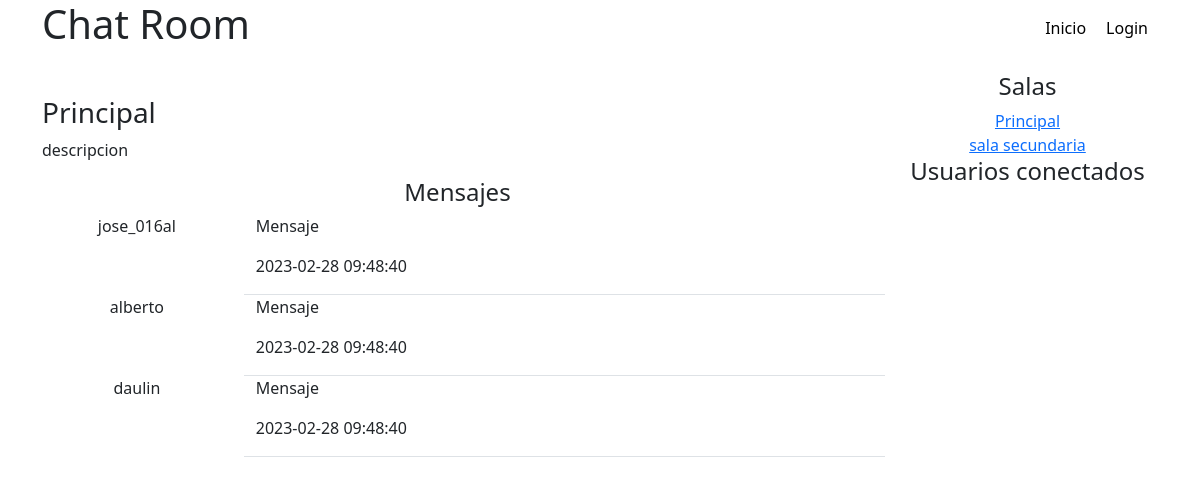
The page / on the database its author committed.
### tables this page shows
CREATE TABLE salas (
    id INT AUTO_INCREMENT NOT NULL PRIMARY KEY,
    name VARCHAR (50) UNIQUE,
    descripcion TEXT
);

CREATE TABLE mensajes (
    id INT AUTO_INCREMENT NOT NULL PRIMARY KEY,
    user INT NOT NULL,
    mensaje TEXT NOT NULL,
    imagen VARCHAR(50),
    fecha DATETIME,
    mostrar INT NOT NULL,
    sala INT NOT NULL default 1,
    FOREIGN KEY (user) REFERENCES users(id),
    FOREIGN key (sala) references salas(id)
);

CREATE TABLE users (
    id INT AUTO_INCREMENT NOT NULL PRIMARY KEY,
    user VARCHAR(25) NOT NULL,
    password VARCHAR(255) NOT NULL,
    rol INT NOT NULL,
    conectado INT NOT NULL,
    sala int not null default 1,
    ultimaConexion INT not null default 0,
    FOREIGN key (sala) references salas(id)
);

### controllers/mainController.php (called while the page is built, shortened)
<?php
require_once("models/UserModel.php");
require_once("models/UserRepository.php");
require_once("models/MensajesModel.php");
require_once("models/MensajesRepository.php");
require_once("models/SalaModel.php");
require_once("models/SalaRepository.php");
if (isset($_GET['sala']))
{
    $sala = $_GET['sala'];
    userRepository::ultimaConexion($_SESSION['user']->getId());
}
else
    $sala = 1;
$idsala = SalaRepository::getSalaById($sala);
$mensajes = SalaRepository::getMensajesSalas($sala);
$salas = SalaRepository::getSalas();
require_once("views/mainView.phtml");
?>

### index.php (called while the page is built, shortened)
<?php
require_once("controllers/mainController.php");
?>

### models/UserModel.php (called while the page is built, shortened)
<?php
class User
{
    private $name;
    public function __construct($datos)
    {
        $this->name = $datos['user'];
    }
    public function getName()
    {
        return $this->name;
    }
}
?>

### models/SalaRepository.php (called while the page is built, shortened)
<?php
class SalaRepository
{
    public static function getSalas()
    {
        $salas = [];
        $db = Conectar::conexion();
        $result = $db->query("SELECT * FROM salas");
        while ($datos = $result->fetch_assoc())
        {
            $salas[] = new Sala($datos);
        }
        return $salas;
    }
    public static function getSalaById($id_sala)
    {
        $db = Conectar::conexion();
        $result = $db->query("SELECT * FROM salas WHERE id = '" . $id_sala . "'");
        if ($datos = $result->fetch_assoc())
        {
            return new Sala($datos);
        }
    }
    public static function getMensajesSalas($id_sala)
    {
        $mensajes = [];
        $db = Conectar::conexion();
        $result = $db->query("SELECT * FROM mensajes WHERE mostrar = 1 AND sala = $id_sala");
        while ($datos = $result->fetch_assoc())
        {
            $mensajes[] = new Mensajes($datos);
        }
        return $mensajes;
    }
}
?>

### models/SalaModel.php (called while the page is built)
<?php
class Sala
{
    private $id;
    private $name;
    private $descripcion;
    public function __construct($datos)
    {
        $this->id = $datos['id'];
        $this->name = $datos['name'];
        $this->descripcion = $datos['descripcion'];
    }
    public function getId()
    {
        return $this->id;
    }
    public function getName()
    {
        return $this->name;
    }
    public function getDescripcion()
    {
        return $this->descripcion;
    }
}
?>

### models/UserRepository.php (called while the page is built, shortened)
<?php
class userRepository
{
    public static function getUserById($id_user)
    {
        $db = Conectar::conexion();
        $result = $db->query("SELECT * FROM users WHERE id = '" . $id_user . "'");
        if ($datos = $result->fetch_assoc())
        {
            return new User($datos);
        }
    }
}
?>

### models/MensajesModel.php (called while the page is built, shortened)
<?php
class Mensajes {
    private $user;
    private $mensaje;
    private $fecha;
    public function __construct ($datos){
        $this -> user = userRepository::getUserById($datos['user']);
        $this -> mensaje = $datos['mensaje'];
        $this -> fecha = $datos['fecha'];
    }
    public function getUser() {
        return $this -> user;
    }
    public function getMensaje() {
        return $this -> mensaje;
    }
    public function getFecha() {
        return $this -> fecha;
    }
}
?>

### views/mainView.phtml (the view, shortened to what this page needs)
<!DOCTYPE html>
<html lang="es">
<head>
    <link rel="stylesheet" href="./views/css/custom.css">
</head>
<body>
    <div class="container">
        <header class="row justify-content-between align-items-center pb-3">
            <h1 class="col-auto">Chat Room</h1>
            <nav class="col-auto">
                <ul class="nav">
                    <li><a href="index.php">Inicio</a></li>
                    <?php
                    if ($_SESSION['user']->getName() == "")
                    {
                        echo '<li><a href="index.php?login">Login</a></li>';
                    }
                    else
                    {
                        echo '<li><a href="index.php?addSala">Crear sala</a></li>';
                        echo '<li><a href="index.php?login&logout">Salir</a></li>';
                    }
                    ?>
                </ul>
            </nav>
        </header>
        <section>
            <div class="row justify-content-center">
                <div class="col-12 col-md-9">
                    <div class="row">
                        <?php
                        echo '<h3 class="mt-4 mb-2">' . $idsala->getName() . '</h3>';
                        echo '<p>' . $idsala->getDescripcion() . '</p>';
                        ?>
                        <h4 class="text-center">Mensajes</h4>
                        <?php
                        foreach ($mensajes as $Mensaje)
                        {
                            echo '<p class="col-3 text-center">' . $Mensaje->getUser()->getName() . '</p>';
                            echo '<div class="col-9 border-bottom">';
                            echo '<p>' . $Mensaje->getMensaje() . '</p>';
                            echo '<p>' . $Mensaje->getFecha() . '</p>';
                            echo '</div>';
                        }
                        ?>
                    </div>
                </div>
                <div class="col-12 col-md-3">
                    <div class="row row-cols-1 row-cols-sm-2 row-cols-md-1 text-center">
                        <aside>
                            <h4>Salas</h4>
                            <?php
                            foreach ($salas as $Sala)
                            {
                                echo '<a href="?sala=' . $Sala->getId() . '">' . $Sala->getName() . '</a> <br>';
                            }
                            ?>
                        </aside>
                        <aside>
                            <h4>Usuarios conectados</h4>
                        </aside>
                    </div>
        </section>
    </div>
</body>
</html>

### rows shown on the page
salas: name "Principal", descripcion "descripcion"
mensajes: user.user "jose_016al", mensaje "Mensaje", fecha "2023-02-28 09:48:40"
mensajes: user.user "alberto", mensaje "Mensaje", fecha "2023-02-28 09:48:40"
mensajes: user.user "daulin", mensaje "Mensaje", fecha "2023-02-28 09:48:40"
salas: name "sala secundaria"
